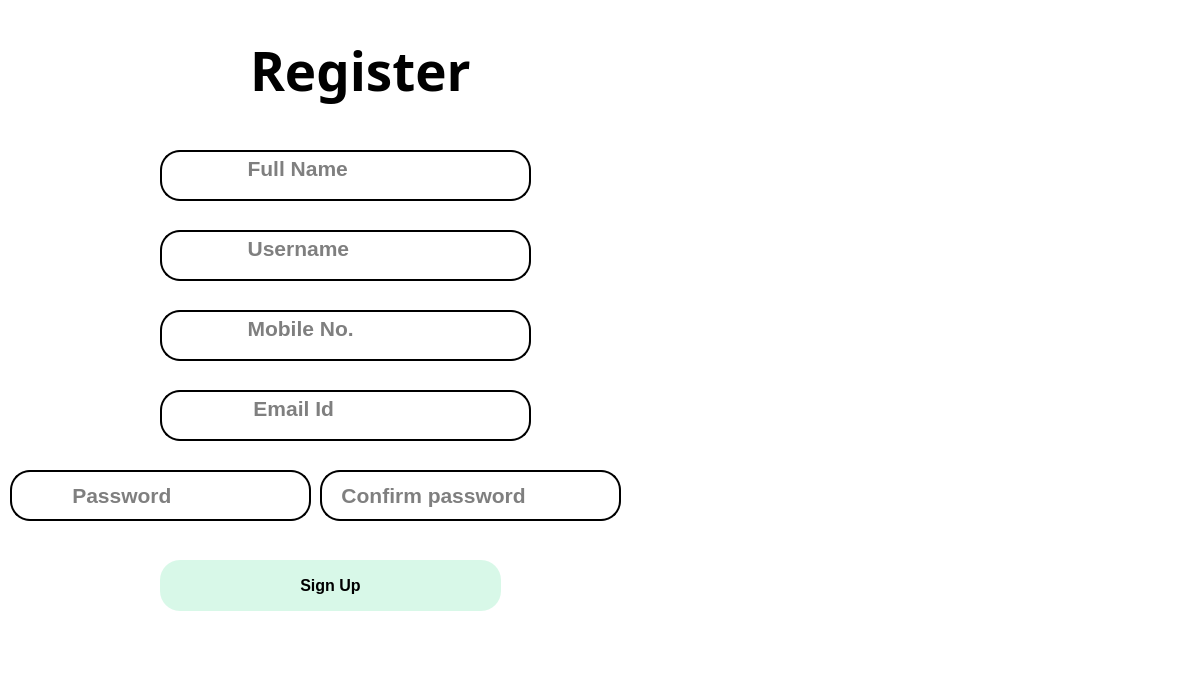
<?xml version="1.0" encoding="UTF-8"?>
<ui version="4.0">
 <class>Reg</class>
 <widget class="QDialog" name="Reg">
  <property name="geometry">
   <rect>
    <x>0</x>
    <y>0</y>
    <width>1200</width>
    <height>700</height>
   </rect>
  </property>
  <property name="windowTitle">
   <string>Dialog</string>
  </property>
  <property name="styleSheet">
   <string notr="true">background: #FFFFFF;</string>
  </property>
  <property name="inputMethodHints">
   <set>Qt::ImhHiddenText|Qt::ImhSensitiveData</set>
  </property>
  <property name="sizeGripEnabled">
   <bool>false</bool>
  </property>
  <widget class="QTextEdit" name="txt_name">
   <property name="geometry">
    <rect>
     <x>160</x>
     <y>150</y>
     <width>371</width>
     <height>51</height>
    </rect>
   </property>
   <property name="font">
    <font>
     <pointsize>16</pointsize>
     <weight>75</weight>
     <bold>true</bold>
    </font>
   </property>
   <property name="styleSheet">
    <string notr="true">border: 2px solid #000000;
border-radius: 20px;</string>
   </property>
   <property name="html">
    <string>&lt;!DOCTYPE HTML PUBLIC &quot;-//W3C//DTD HTML 4.0//EN&quot; &quot;http://www.w3.org/TR/REC-html40/strict.dtd&quot;&gt;
&lt;html&gt;&lt;head&gt;&lt;meta name=&quot;qrichtext&quot; content=&quot;1&quot; /&gt;&lt;style type=&quot;text/css&quot;&gt;
p, li { white-space: pre-wrap; }
&lt;/style&gt;&lt;/head&gt;&lt;body style=&quot; font-family:'MS Shell Dlg 2'; font-size:16pt; font-weight:600; font-style:normal;&quot;&gt;
&lt;p align=&quot;center&quot; style=&quot;-qt-paragraph-type:empty; margin-top:0px; margin-bottom:0px; margin-left:0px; margin-right:0px; -qt-block-indent:0; text-indent:0px; font-size:7.8pt; font-weight:400;&quot;&gt;&lt;br /&gt;&lt;/p&gt;&lt;/body&gt;&lt;/html&gt;</string>
   </property>
   <property name="placeholderText">
    <string>              Full Name</string>
   </property>
  </widget>
  <widget class="QPushButton" name="btn_reg">
   <property name="geometry">
    <rect>
     <x>160</x>
     <y>560</y>
     <width>341</width>
     <height>51</height>
    </rect>
   </property>
   <property name="font">
    <font>
     <pointsize>12</pointsize>
     <weight>75</weight>
     <bold>true</bold>
    </font>
   </property>
   <property name="styleSheet">
    <string notr="true">position: absolute;
width: 274px;
height: 41px;

background: #D8F8E8;
border-radius: 20px;

</string>
   </property>
   <property name="text">
    <string>Sign Up</string>
   </property>
  </widget>
  <widget class="QTextEdit" name="txt_mno">
   <property name="geometry">
    <rect>
     <x>160</x>
     <y>310</y>
     <width>371</width>
     <height>51</height>
    </rect>
   </property>
   <property name="font">
    <font>
     <pointsize>16</pointsize>
     <weight>75</weight>
     <bold>true</bold>
    </font>
   </property>
   <property name="styleSheet">
    <string notr="true">border: 2px solid #000000;
border-radius: 20px;</string>
   </property>
   <property name="inputMethodHints">
    <set>Qt::ImhDigitsOnly|Qt::ImhMultiLine|Qt::ImhPreferNumbers</set>
   </property>
   <property name="html">
    <string>&lt;!DOCTYPE HTML PUBLIC &quot;-//W3C//DTD HTML 4.0//EN&quot; &quot;http://www.w3.org/TR/REC-html40/strict.dtd&quot;&gt;
&lt;html&gt;&lt;head&gt;&lt;meta name=&quot;qrichtext&quot; content=&quot;1&quot; /&gt;&lt;style type=&quot;text/css&quot;&gt;
p, li { white-space: pre-wrap; }
&lt;/style&gt;&lt;/head&gt;&lt;body style=&quot; font-family:'MS Shell Dlg 2'; font-size:16pt; font-weight:600; font-style:normal;&quot;&gt;
&lt;p align=&quot;center&quot; style=&quot;-qt-paragraph-type:empty; margin-top:0px; margin-bottom:0px; margin-left:0px; margin-right:0px; -qt-block-indent:0; text-indent:0px; font-size:7.8pt; font-weight:400;&quot;&gt;&lt;br /&gt;&lt;/p&gt;&lt;/body&gt;&lt;/html&gt;</string>
   </property>
   <property name="placeholderText">
    <string>              Mobile No.</string>
   </property>
  </widget>
  <widget class="QTextEdit" name="txt_unme">
   <property name="geometry">
    <rect>
     <x>160</x>
     <y>230</y>
     <width>371</width>
     <height>51</height>
    </rect>
   </property>
   <property name="font">
    <font>
     <pointsize>16</pointsize>
     <weight>75</weight>
     <bold>true</bold>
    </font>
   </property>
   <property name="styleSheet">
    <string notr="true">border: 2px solid #000000;
border-radius: 20px;</string>
   </property>
   <property name="html">
    <string>&lt;!DOCTYPE HTML PUBLIC &quot;-//W3C//DTD HTML 4.0//EN&quot; &quot;http://www.w3.org/TR/REC-html40/strict.dtd&quot;&gt;
&lt;html&gt;&lt;head&gt;&lt;meta name=&quot;qrichtext&quot; content=&quot;1&quot; /&gt;&lt;style type=&quot;text/css&quot;&gt;
p, li { white-space: pre-wrap; }
&lt;/style&gt;&lt;/head&gt;&lt;body style=&quot; font-family:'MS Shell Dlg 2'; font-size:16pt; font-weight:600; font-style:normal;&quot;&gt;
&lt;p align=&quot;center&quot; style=&quot;-qt-paragraph-type:empty; margin-top:0px; margin-bottom:0px; margin-left:0px; margin-right:0px; -qt-block-indent:0; text-indent:0px; font-size:7.8pt; font-weight:400;&quot;&gt;&lt;br /&gt;&lt;/p&gt;&lt;/body&gt;&lt;/html&gt;</string>
   </property>
   <property name="placeholderText">
    <string>              Username</string>
   </property>
  </widget>
  <widget class="QTextEdit" name="txt_eid">
   <property name="geometry">
    <rect>
     <x>160</x>
     <y>390</y>
     <width>371</width>
     <height>51</height>
    </rect>
   </property>
   <property name="font">
    <font>
     <pointsize>16</pointsize>
     <weight>75</weight>
     <bold>true</bold>
    </font>
   </property>
   <property name="styleSheet">
    <string notr="true">border: 2px solid #000000;
border-radius: 20px;</string>
   </property>
   <property name="html">
    <string>&lt;!DOCTYPE HTML PUBLIC &quot;-//W3C//DTD HTML 4.0//EN&quot; &quot;http://www.w3.org/TR/REC-html40/strict.dtd&quot;&gt;
&lt;html&gt;&lt;head&gt;&lt;meta name=&quot;qrichtext&quot; content=&quot;1&quot; /&gt;&lt;style type=&quot;text/css&quot;&gt;
p, li { white-space: pre-wrap; }
&lt;/style&gt;&lt;/head&gt;&lt;body style=&quot; font-family:'MS Shell Dlg 2'; font-size:16pt; font-weight:600; font-style:normal;&quot;&gt;
&lt;p align=&quot;center&quot; style=&quot;-qt-paragraph-type:empty; margin-top:0px; margin-bottom:0px; margin-left:0px; margin-right:0px; -qt-block-indent:0; text-indent:0px; font-size:7.8pt; font-weight:400;&quot;&gt;&lt;br /&gt;&lt;/p&gt;&lt;/body&gt;&lt;/html&gt;</string>
   </property>
   <property name="placeholderText">
    <string>               Email Id</string>
   </property>
  </widget>
  <widget class="QLabel" name="lbl_reg">
   <property name="geometry">
    <rect>
     <x>250</x>
     <y>30</y>
     <width>231</width>
     <height>81</height>
    </rect>
   </property>
   <property name="font">
    <font>
     <family>Agency FB</family>
     <pointsize>40</pointsize>
     <weight>75</weight>
     <bold>true</bold>
    </font>
   </property>
   <property name="text">
    <string>Register</string>
   </property>
  </widget>
  <widget class="QLabel" name="img_reg">
   <property name="geometry">
    <rect>
     <x>630</x>
     <y>70</y>
     <width>631</width>
     <height>561</height>
    </rect>
   </property>
   <property name="styleSheet">
    <string notr="true">image: url(:/all/img/registration.jpg);</string>
   </property>
   <property name="text">
    <string>&lt;html&gt;&lt;head/&gt;&lt;body&gt;&lt;p&gt;&lt;br/&gt;&lt;/p&gt;&lt;/body&gt;&lt;/html&gt;</string>
   </property>
  </widget>
  <widget class="QLineEdit" name="lineEdit">
   <property name="geometry">
    <rect>
     <x>10</x>
     <y>470</y>
     <width>301</width>
     <height>51</height>
    </rect>
   </property>
   <property name="font">
    <font>
     <pointsize>16</pointsize>
     <weight>75</weight>
     <bold>true</bold>
    </font>
   </property>
   <property name="styleSheet">
    <string notr="true">border: 2px solid #000000;
border-radius: 20px;</string>
   </property>
   <property name="inputMethodHints">
    <set>Qt::ImhDigitsOnly|Qt::ImhHiddenText|Qt::ImhNoAutoUppercase|Qt::ImhNoPredictiveText|Qt::ImhPreferNumbers|Qt::ImhSensitiveData</set>
   </property>
   <property name="inputMask">
    <string/>
   </property>
   <property name="text">
    <string/>
   </property>
   <property name="maxLength">
    <number>8</number>
   </property>
   <property name="echoMode">
    <enum>QLineEdit::Password</enum>
   </property>
   <property name="cursorPosition">
    <number>0</number>
   </property>
   <property name="dragEnabled">
    <bool>true</bool>
   </property>
   <property name="readOnly">
    <bool>false</bool>
   </property>
   <property name="placeholderText">
    <string>          Password</string>
   </property>
  </widget>
  <widget class="QLineEdit" name="lineEdit_2">
   <property name="geometry">
    <rect>
     <x>320</x>
     <y>470</y>
     <width>301</width>
     <height>51</height>
    </rect>
   </property>
   <property name="font">
    <font>
     <pointsize>16</pointsize>
     <weight>75</weight>
     <bold>true</bold>
    </font>
   </property>
   <property name="styleSheet">
    <string notr="true">border: 2px solid #000000;
border-radius: 20px;</string>
   </property>
   <property name="echoMode">
    <enum>QLineEdit::Password</enum>
   </property>
   <property name="placeholderText">
    <string>   Confirm password</string>
   </property>
  </widget>
 </widget>
 <resources>
  <include location="../qrc/userdash.qrc"/>
 </resources>
 <connections/>
</ui>
